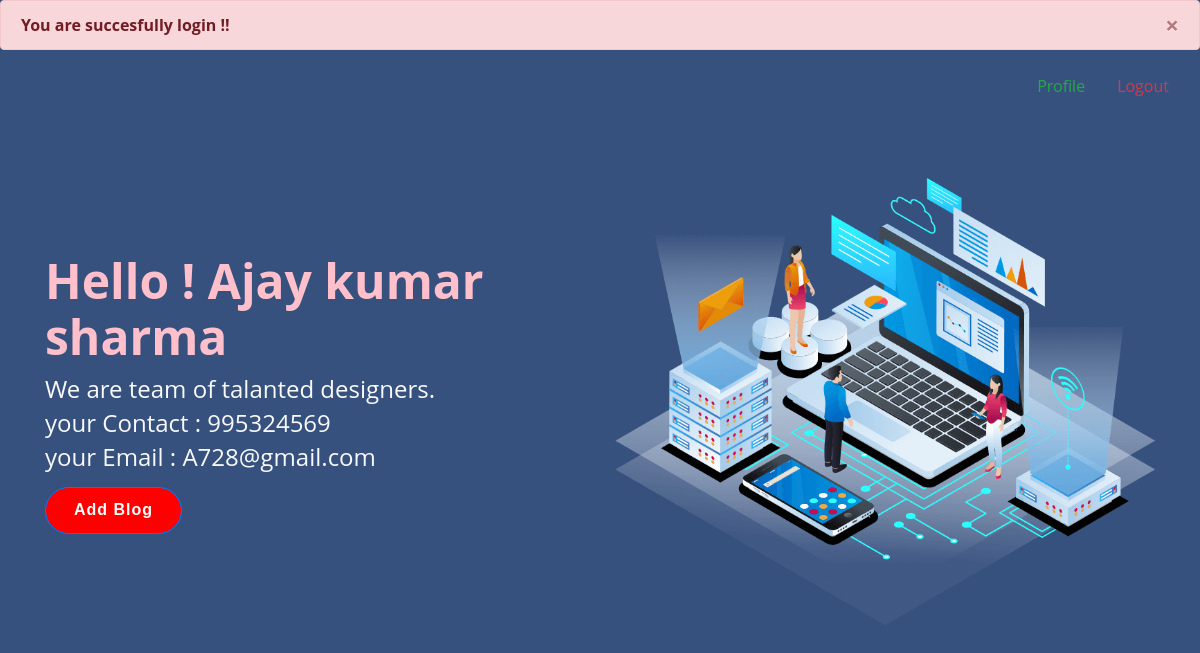
The page /profile.php (signed in) on the database its author committed.
### tables this page shows
CREATE TABLE `register` (
  `bookingUser_id` int(20) NOT NULL,
  `name` varchar(122) NOT NULL,
  `email_id` varchar(255) NOT NULL,
  `mobile` int(255) NOT NULL,
  `gender` varchar(255) NOT NULL,
  `password` varchar(133) NOT NULL
);

### profile.php (the view, shortened to what this page needs)
<?php
include "Authen/auth.php";
?>
<?php  if(isset($_SESSION['success'])): ?>
<div class="alert alert-danger alert-dismissible fade show" role="alert">
  <strong><?php echo $_SESSION['success']; ?></strong>
  <button type="button" class="close" data-dismiss="alert" aria-label="Close">
  <span aria-hidden="true">&times;</span>
  </button>
</div>
<?php endif; ?>
<?php   $id = $_SESSION['bookingUser_id']; ?>
<!doctype html>
<html lang="en">
  <head>
    <link rel="stylesheet" href="https://stackpath.bootstrapcdn.com/bootstrap/4.5.2/css/bootstrap.min.css">
    <link rel="stylesheet" type="text/css" href="css/mystyle.css">
  </head>
  <body>
    <div class="container-fluid py-0">
      <ul class="nav justify-content-end">
        <li class="nav-item">
          <a class="nav-link active text-success" href="#">Profile</a>
        </li>
        <li class="nav-item">
          <a class="nav-link text-danger" href="logout.php">Logout</a>
        </li>
      </ul>
    </div>
    <section id="hero" class="d-flex align-items-center">
      <div class="container">
        <div class="row">
          <div class="col-lg-6 d-flex flex-column justify-content-center pt-4 pt-lg-0 order-2 order-lg-1" data-aos="fade-up" data-aos-delay="200">
            <?php
            $query="Select * FROM register WHERE bookingUser_id=$id";
            $res=mysqli_query($con,$query);
            $data=mysqli_fetch_array($res)
            ?>
            <h1><span id="hello"> Hello ! <?php echo $data['name'] ?></span></h1>
            <h2 class="text-light">We are team of talanted designers.</h2>
            <h3 class="text-light">your Contact : <?php echo $data['mobile'] ?></h3>
            <h3 class="text-light">your Email : <?php echo $data['email_id'] ?> </h3>
            <div class="d-lg-flex">
              <form action="blog.php" method="post">
                <input type="submit" value="Add Blog"  id="btn-get-started" class="btn btn-primary">
              </form>
            </div>
          </div>
          <div class="col-lg-6 order-1 order-lg-2 hero-img" data-aos="zoom-in" data-aos-delay="200">
            <img src="img/hero-img.png" class="img-fluid animated" alt="">
          </div>
        </div>
      </div>
    </section>
  </body>
</html>

### css/mystyle.css (style rules this page uses)
html { scroll-behavior: smooth; }
body { font-family: "Open Sans", sans-serif; background: #37517e; }
a { color: #47b2e4; text-decoration: none; }
#hero .container { padding-top: 72px; }
#hero h1 { margin: 0 0 10px 0; font-size: 48px; font-weight: 700; line-height: 56px; color: pink; }
#hero h2 { color: rgba(255, 255, 255, 0.6); margin-bottom: 5px; font-size: 24px; }
#hero h3 { color: rgba(255, 255, 255, 0.6); margin-bottom: 5px; font-size: 24px; }
#btn-get-started { font-family: "Jost", sans-serif; font-weight: 500; font-size: 16px; font-weight: bold; letter-spacing: 1px; display: inline-block; padding: 10px 28px 11px 28px; border-radius: 50px; transition: 0.5s; margin: 10px 0 0 0; color: #fff; background: red; }
#hero .animated { animation: up-down 2s ease-in-out infinite alternate-reverse both; }

### rows shown on the page
register: name "Ajay kumar sharma", mobile "995324569", email "A728@gmail.com"

### other values the page prints
$_SESSION['success'] "You are succesfully login !!"
